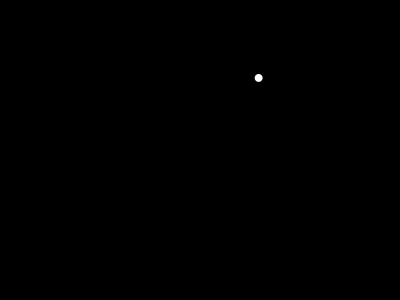
Frame 1 (no input)
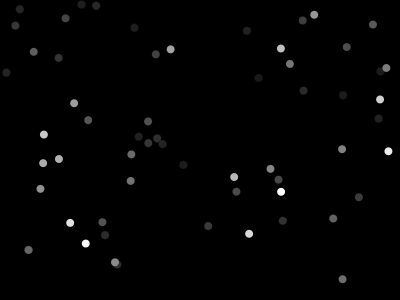
Frame 60 (the mouse pressed at the canvas centre just before this capture)
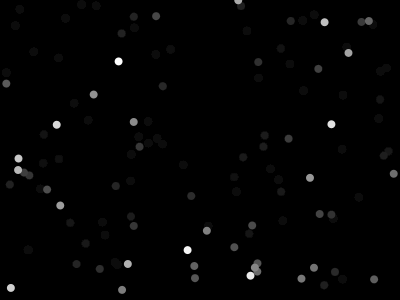
Frame 120 (the mouse held since frame 60 and released just before this capture)

The Processing sketch that drew these frames (run headless with seeded random() and noise(); from frame 60 on, the mouse is pressed at the canvas centre):

// Processing sketch: sketch_21_blinking_stars_fade_out_effect
// ── sketch_21_blinking_stars_fade_out_effect.pde
void setup() {
  size(400,300);
  background(0);
  noStroke();
}
void draw() {
  fill(0, 10); // gives me a tintaid effect
  rect(0,0, width, height);
  
  fill(255);
  ellipse(random(width), random(height), 8, 8);
}
